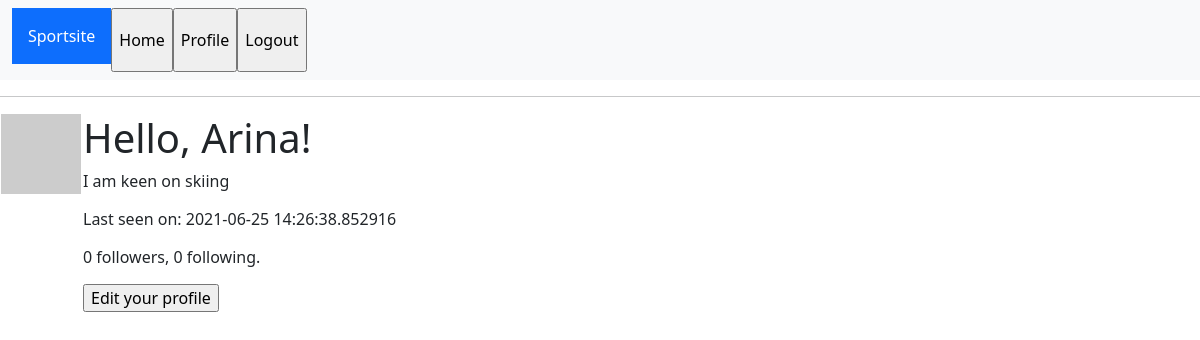
The app's page /user/Arina (signed in), older data.
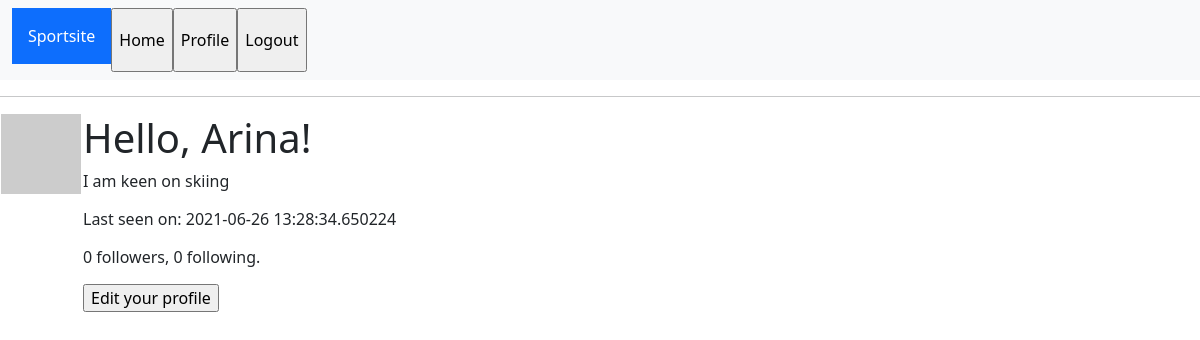
The same page, newer data.
### app/models.py (models this page shows, shortened)
class User(UserMixin, db.Model):
    id = db.Column(db.Integer, primary_key=True)
    username = db.Column(db.String(64), index=True, unique=True)
    email = db.Column(db.String(120), index=True, unique=True)
    password_hash = db.Column(db.String(128))
    events = db.relationship('Events', backref='sport', lazy='dynamic')
    about_me = db.Column(db.String(140))
    last_seen = db.Column(db.DateTime, default=datetime.utcnow())
    followed = db.relationship(
        'User', secondary=followers,
        primaryjoin=(followers.c.follower_id == id),
        secondaryjoin=(followers.c.followed_id == id),
        backref=db.backref('followers', lazy='dynamic'), lazy='dynamic')
    def avatar(self, size):
        digest = md5(self.email.lower().encode('utf-8')).hexdigest()
        return 'https://www.gravatar.com/avatar/{}?d=identicon&s={}'.format(
            digest, size)

### app/routes.py (the view)
@app.route('/user/<username>', methods=['GET', 'POST']) #profile есть
@login_required
def profile(username):
    user = User.query.filter_by(username=username).first_or_404()
    return render_template('profile.html', user = user)

### app/models.py (called while the page is built)
@login.user_loader
def load_user(id):
    return User.query.get(int(id))

### app/routes.py (called while the page is built)
@app.before_request
def before_request():
    if current_user.is_authenticated:
        current_user.last_seen = datetime.utcnow()
        db.session.commit()

### app/templates/profile.html (shortened to what this page needs)
{% extends "base.html" %}
{% block content %}
    <table>
        <tr valign = "top">
            <td><img src="{{ user.avatar(128) }}"></td>
            <td>
                <h1>Hello, {{ user.username }}!</h1>
                {% if user.about_me %}<p>{{ user.about_me }}</p>{% endif %}
                {% if user.last_seen %}<p>Last seen on: {{ user.last_seen }}</p>{% endif %}
                <p>{{ user.followers.count() }} followers, {{ user.followed.count() }} following.</p>
                {% if user == current_user %}
                <p><input value="Edit your profile" type="button" onclick="location.href='{{ url_for('edit_profile') }}'" /></p>
                {% endif %}
            </td>
        </tr>
    </table>
{% endblock %}

Row changes from the older to the newer data that the page shows:
changed User "Arina": last_seen "2021-06-25 14:26:38.852916" → "2021-06-26 13:28:34.650224"
